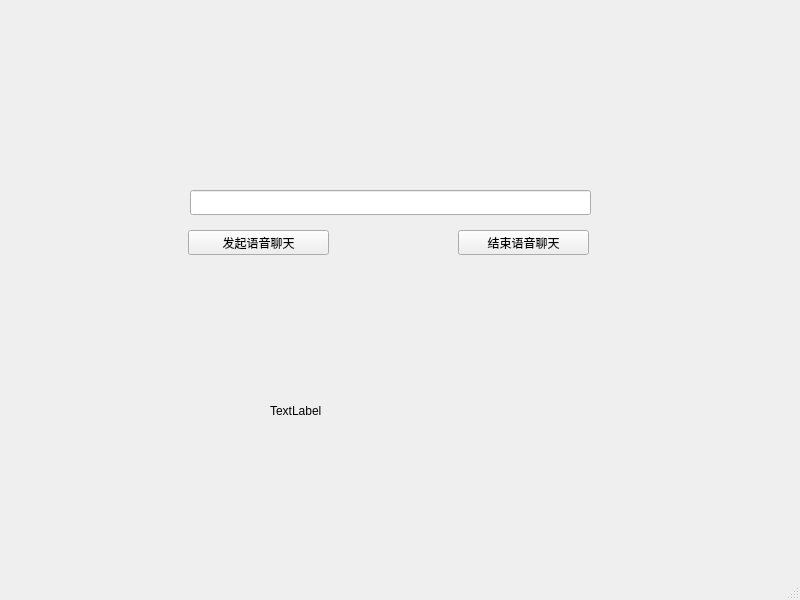
<?xml version="1.0" encoding="UTF-8"?>
<ui version="4.0">
 <class>audioChat</class>
 <widget class="QMainWindow" name="audioChat">
  <property name="geometry">
   <rect>
    <x>0</x>
    <y>0</y>
    <width>800</width>
    <height>600</height>
   </rect>
  </property>
  <property name="windowTitle">
   <string>语音聊天</string>
  </property>
  <widget class="QWidget" name="centralwidget">
   <widget class="QPushButton" name="closeBtn">
    <property name="geometry">
     <rect>
      <x>458</x>
      <y>230</y>
      <width>131</width>
      <height>25</height>
     </rect>
    </property>
    <property name="text">
     <string>结束语音聊天</string>
    </property>
   </widget>
   <widget class="QLineEdit" name="lineEdit">
    <property name="geometry">
     <rect>
      <x>190</x>
      <y>190</y>
      <width>401</width>
      <height>25</height>
     </rect>
    </property>
   </widget>
   <widget class="QPushButton" name="setBtn">
    <property name="geometry">
     <rect>
      <x>188</x>
      <y>230</y>
      <width>141</width>
      <height>25</height>
     </rect>
    </property>
    <property name="text">
     <string>发起语音聊天</string>
    </property>
   </widget>
   <widget class="QLabel" name="background">
    <property name="geometry">
     <rect>
      <x>270</x>
      <y>400</y>
      <width>80</width>
      <height>21</height>
     </rect>
    </property>
    <property name="text">
     <string>TextLabel</string>
    </property>
   </widget>
  </widget>
  <widget class="QMenuBar" name="menubar">
   <property name="geometry">
    <rect>
     <x>0</x>
     <y>0</y>
     <width>800</width>
     <height>28</height>
    </rect>
   </property>
  </widget>
  <widget class="QStatusBar" name="statusbar"/>
 </widget>
 <resources/>
 <connections/>
</ui>
